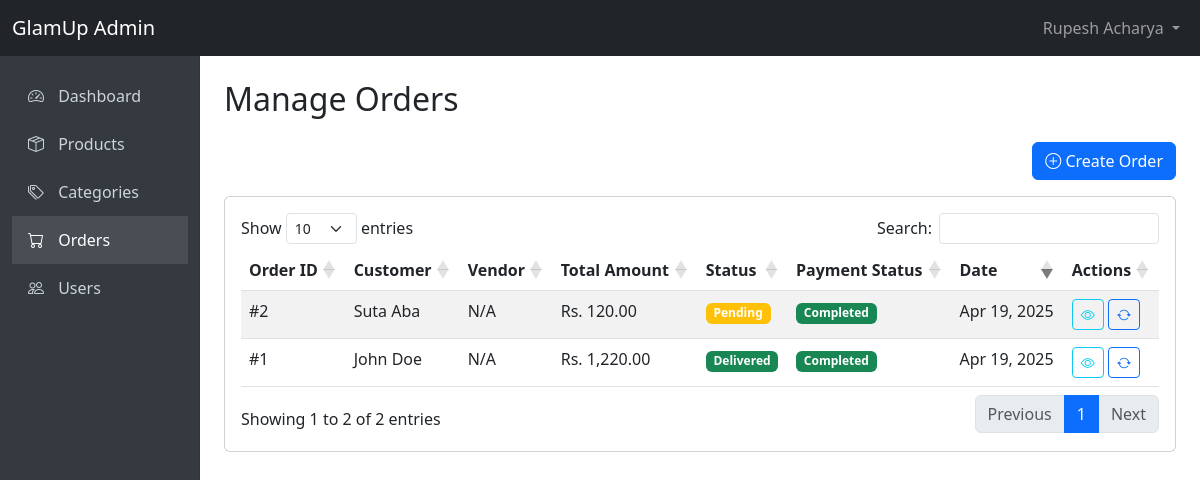
Screenshot of /admin/orders.php (signed in) with the database file from the repository.
### tables this page shows
CREATE TABLE `orders` (
  `id` int(11) NOT NULL,
  `user_id` int(11) NOT NULL,
  `vendor_id` int(11) DEFAULT NULL,
  `total_amount` decimal(10,2) NOT NULL,
  `status` enum('pending','shipped','delivered','cancelled') DEFAULT 'pending',
  `address_id` int(11) DEFAULT NULL,
  `created_at` timestamp NOT NULL DEFAULT current_timestamp()
);

CREATE TABLE `users` (
  `id` int(11) NOT NULL,
  `name` varchar(255) NOT NULL,
  `email` varchar(255) NOT NULL,
  `password` varchar(255) NOT NULL,
  `role` enum('user','vendor','admin') DEFAULT 'user',
  `created_at` timestamp NOT NULL DEFAULT current_timestamp()
);

CREATE TABLE `payments` (
  `id` int(11) NOT NULL,
  `order_id` int(11) NOT NULL,
  `payment_method` enum('wallet','bank_transfer','card') NOT NULL,
  `status` enum('pending','completed','failed') DEFAULT 'pending',
  `transaction_id` varchar(255) DEFAULT NULL,
  `created_at` timestamp NOT NULL DEFAULT current_timestamp()
);

### admin/orders.php (the view, shortened to what this page needs)
<?php
include 'includes/header.php';
include '../backend/db.php';
$orders = [];
$query = "SELECT o.*, u.name as customer_name, p.status as payment_status, v.business_name as vendor_name
          FROM orders o
          JOIN users u ON o.user_id = u.id
          LEFT JOIN payments p ON o.id = p.order_id
          LEFT JOIN vendors v ON o.vendor_id = v.id
          ORDER BY o.created_at DESC";
$result = $conn->query($query);
if ($result) {
    while ($row = $result->fetch_assoc()) {
        $orders[] = $row;
    }
}
?>
<h1 class="h2 dashboard-title">Manage Orders</h1>
<div class="d-flex justify-content-end mb-3">
    <button type="button" class="btn btn-primary" data-bs-toggle="modal" data-bs-target="#createOrderModal">
        <i class="bi bi-plus-circle"></i> Create Order
    </button>
</div>
<div class="card">
    <div class="card-body">
        <div class="table-responsive">
            <table id="ordersTable" class="table table-striped table-hover">
                <thead>
                    <tr>
                        <th>Order ID</th>
                        <th>Customer</th>
                        <th>Vendor</th>
                        <th>Total Amount</th>
                        <th>Status</th>
                        <th>Payment Status</th>
                        <th>Date</th>
                        <th>Actions</th>
                    </tr>
                </thead>
                <tbody>
                    <?php foreach ($orders as $order): ?>
                        <tr>
                            <td>#<?php echo $order['id']; ?></td>
                            <td><?php echo htmlspecialchars($order['customer_name']); ?></td>
                            <td><?php echo htmlspecialchars($order['vendor_name'] ?? 'N/A'); ?></td>
                            <td>Rs. <?php echo number_format($order['total_amount'], 2); ?></td>
                            <td>
                                <span class="badge bg-<?php
                                    echo ($order['status'] == 'delivered') ? 'success' :
                                        (($order['status'] == 'pending') ? 'warning' :
                                        (($order['status'] == 'shipped') ? 'info' : 'danger'));
                                ?>">
                                    <?php echo ucfirst($order['status']); ?>
                                </span>
                            </td>
                            <td>
                                <span class="badge bg-<?php
                                    echo ($order['payment_status'] == 'completed') ? 'success' :
                                        (($order['payment_status'] == 'pending') ? 'warning' : 'danger');
                                ?>">
                                    <?php echo ucfirst($order['payment_status'] ?? 'N/A'); ?>
                                </span>
                            </td>
                            <td><?php echo date('M d, Y', strtotime($order['created_at'])); ?></td>
                            <td>
                                <a href="order-details.php?id=<?php echo $order['id']; ?>" class="btn btn-sm btn-outline-info">
                                    <i class="bi bi-eye"></i>
                                </a>
                                <button type="button" class="btn btn-sm btn-outline-primary"
                                        onclick="openUpdateStatusModal(<?php echo $order['id']; ?>, '<?php echo $order['status']; ?>')">
                                    <i class="bi bi-arrow-repeat"></i>
                                </button>
                            </td>
                        </tr>
                    <?php endforeach; ?>
                </tbody>
            </table>
        </div>
    </div>
</div>
<?php include 'includes/footer.php'; ?>

### admin/includes/header.php (style rules this page uses)
body { min-height: 100vh; display: flex; flex-direction: column; }
.dashboard-title { font-weight: 300; margin-bottom: 1.5rem; }

### rows the page displays
orders: id "2", user.name "Suta Aba", vendor_name "N/A", total_amount "120.00", status "Pending", payments.status "Completed", created_at "Apr 19, 2025"
orders: id "1", user.name "John Doe", vendor_name "N/A", total_amount "1,220.00", status "Delivered", payments.status "Completed", created_at "Apr 19, 2025"

### other values shown
$_SESSION['admin_name'] "Rupesh Acharya"
